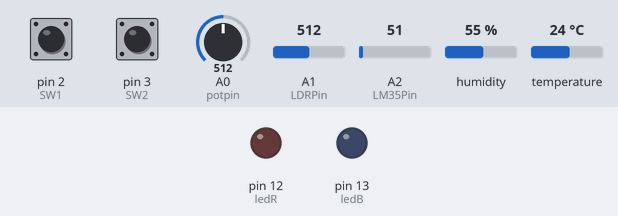
The sketch below on a simulated Arduino Uno, built with avr-gcc and run on an emulated ATmega328P. Shown: output pins drawn as LEDs (lit = HIGH). The test bench sets the inputs (shaded band); at power-on: pin 2 (SW1) HIGH, pin 3 (SW2) HIGH, A0 (potpin) = 512, A1 (LDRPin) = 512, A2 (LM35Pin) = 51, humidity 55 %, temperature 24 °C. What the sketch prints to the serial monitor is not drawn.

Above: at 5.9 s.
6.0 s: pin 2 (SW1) pulled LOW for 3 s
At 9.0 s:
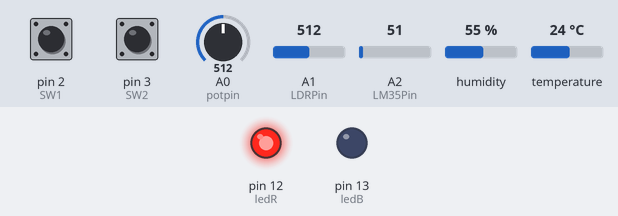
10.5 s: pin 3 (SW2) pulled LOW for 3 s
At 11.9 s:
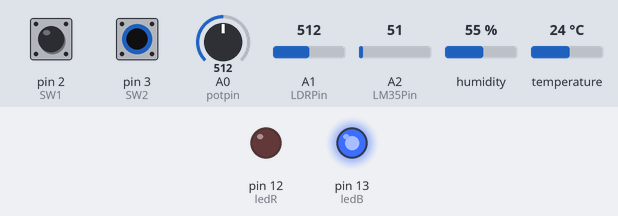
Timing chart, 0 to 21.0 s (numbered marks = the images above; inputs shaded):
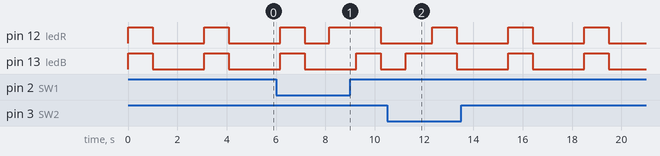

Measured:
- by itself, pin 12 (ledR): alternates HIGH for 1.0 s and LOW for 2.1 s
- by itself, pin 13 (ledB): repeats every 3.1 s: LOW 2.1 s, HIGH 1.0 s

The sketch:

9in1.ino
```cpp
#include <DHT.h>
#define DHTPIN 4
#define DHTTYPE DHT11

DHT dht(DHTPIN, DHTTYPE);

#define ledR 12
#define ledB 13

#define SW1 2
#define SW2 3

#define LDRPin A1
#define potpin A0
#define LM35Pin A2

void setup() {
    Serial.begin(9600);
    dht.begin();

    pinMode(ledB, OUTPUT);
    pinMode(ledR, OUTPUT);

    pinMode(SW1, INPUT_PULLUP);
    pinMode(SW2, INPUT_PULLUP);
}

void loop() {
    int timeValue = 1000;

    LEDBLYNK(timeValue);    //Work 1
    SW();                   //Work 2
    DHT5();                 //Work 3
    pot();                  //Work 4
    ldr();                  //work 5
    lm();                   //work 6

    delay(1000);
}

void LEDBLYNK(int t) {
    digitalWrite(ledR, HIGH);
    digitalWrite(ledB, HIGH);
    delay(t);
    digitalWrite(ledR, LOW);
    digitalWrite(ledB, LOW);
    delay(t);
}

void SW() {
    int b1 = digitalRead(SW1);
    int b2 = digitalRead(SW2);

    if (b1 == 0) {
        digitalWrite(ledR, HIGH);
        digitalWrite(ledB, LOW);
    }
    else if (b2 == 0) {
        digitalWrite(ledR, LOW);
        digitalWrite(ledB, HIGH);
    }
    else {
        digitalWrite(ledR, LOW);
        digitalWrite(ledB, LOW);
    }
}

void DHT5() {
    float h = dht.readHumidity();
    float c = dht.readTemperature();

    if (isnan(h) || isnan(c)) {
        Serial.println("Failed to read from DHT sensor!");
        return;
    }

    Serial.print("Hum: ");
    Serial.print(h);
    Serial.print(" % , Temp: ");
    Serial.print(c);
    Serial.println(" C"); // อยู่ในบรรทัดเดียว และจบด้วย println
}

void pot() {
    int adcValue = analogRead(potpin);
    float vdcValue = (adcValue * (5.0 / 1023.0));

    Serial.print("ABCpot: ");
    Serial.print(adcValue);
    Serial.print(" , vdcpot: ");
    Serial.println(vdcValue);  // อยู่บรรทัดเดียว
}

void ldr() {
    int LDRadcValue = analogRead(LDRPin);
    float vdcValue = (LDRadcValue * (5.0 / 1023.0));

    Serial.print("LDR ADC: ");
    Serial.print(LDRadcValue);
    Serial.print(" , VDCLDR: ");
    Serial.println(vdcValue);  // อยู่บรรทัดเดียว
}

void lm() {
    int adcTempC = analogRead(LM35Pin);
    float TempC = (adcTempC * (5.0 / 1023.0));

    Serial.print("LMA35 ADC: ");
    Serial.print(adcTempC);
    Serial.print(" , LMA35 TempC: ");
    Serial.println(TempC); // อยู่บรรทัดเดียว
}
```
